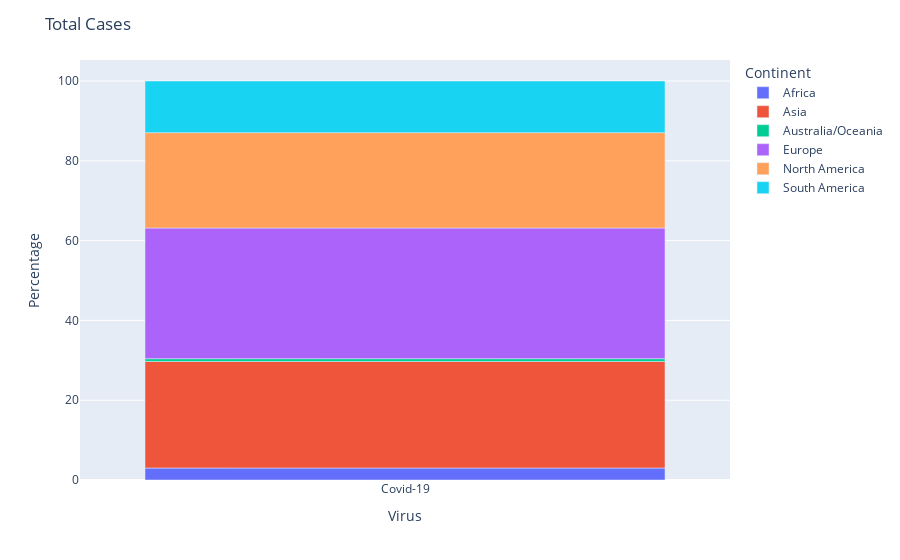
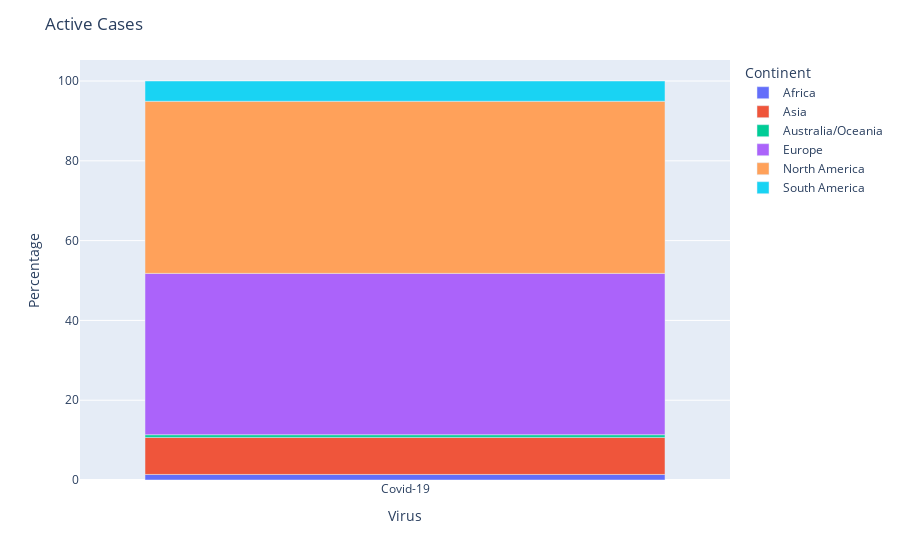
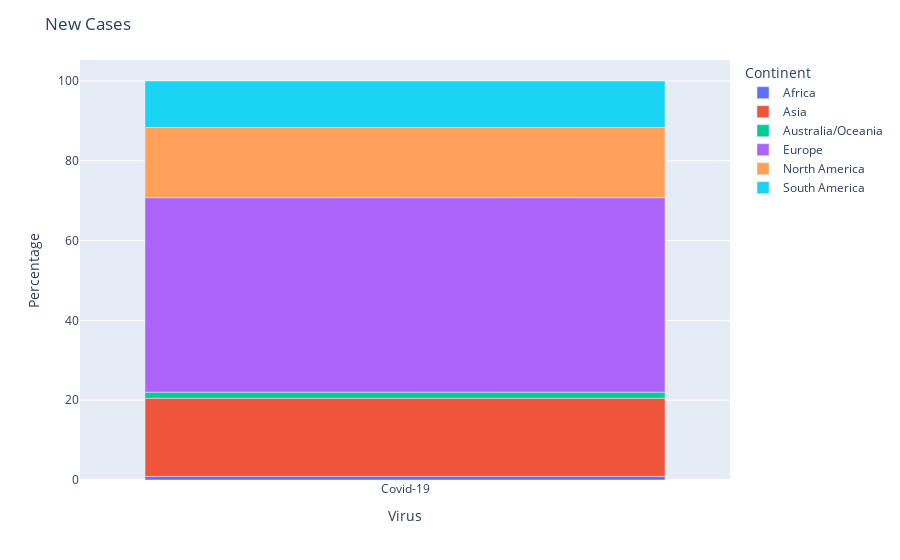
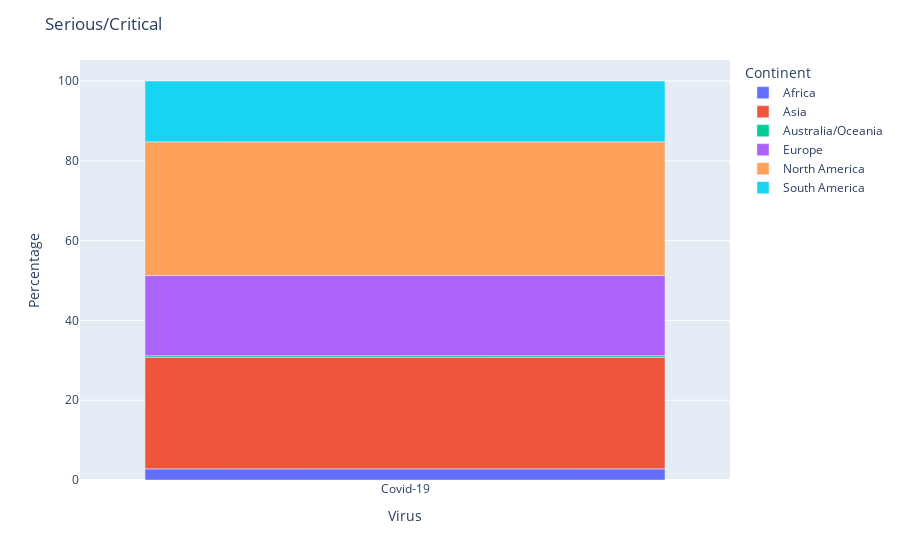

Source (notebook cell) for these figures, in order:
### Code cell
continent_visualization(cases_list)

### Figure 1 — Plotly figure (JSON) as saved in the notebook; plotly's stock layout.template omitted (floating-point values rounded to 4 significant figures)
{"data": [{"alignmentgroup": "True", "customdata": [[10882230]], "hovertemplate": "Continent=Africa<br>Virus=%{x}<br>Percentage=%{y}<br>Total Cases=%{customdata[0]}<extra></extra>", "legendgroup": "Africa", "marker": {"color": "#636efa", "pattern": {"shape": ""}}, "name": "Africa", "offsetgroup": "Africa", "orientation": "v", "showlegend": true, "textposition": "auto", "type": "bar", "x": ["Covid-19"], "xaxis": "x", "y": [3], "yaxis": "y"}, {"alignmentgroup": "True", "customdata": [[96952701]], "hovertemplate": "Continent=Asia<br>Virus=%{x}<br>Percentage=%{y}<br>Total Cases=%{customdata[0]}<extra></extra>", "legendgroup": "Asia", "marker": {"color": "#EF553B", "pattern": {"shape": ""}}, "name": "Asia", "offsetgroup": "Asia", "orientation": "v", "showlegend": true, "textposition": "auto", "type": "bar", "x": ["Covid-19"], "xaxis": "x", "y": [26.71], "yaxis": "y"}, {"alignmentgroup": "True", "customdata": [[2525898]], "hovertemplate": "Continent=Australia/Oceania<br>Virus=%{x}<br>Percentage=%{y}<br>Total Cases=%{customdata[0]}<extra></extra>", "legendgroup": "Australia/Oceania", "marker": {"color": "#00cc96", "pattern": {"shape": ""}}, "name": "Australia/Oceania", "offsetgroup": "Australia/Oceania", "orientation": "v", "showlegend": true, "textposition": "auto", "type": "bar", "x": ["Covid-19"], "xaxis": "x", "y": [0.7], "yaxis": "y"}, {"alignmentgroup": "True", "customdata": [[118852816]], "hovertemplate": "Continent=Europe<br>Virus=%{x}<br>Percentage=%{y}<br>Total Cases=%{customdata[0]}<extra></extra>", "legendgroup": "Europe", "marker": {"color": "#ab63fa", "pattern": {"shape": ""}}, "name": "Europe", "offsetgroup": "Europe", "orientation": "v", "showlegend": true, "textposition": "auto", "type": "bar", "x": ["Covid-19"], "xaxis": "x", "y": [32.75], "yaxis": "y"}, {"alignmentgroup": "True", "customdata": [[86788946]], "hovertemplate": "Continent=North America<br>Virus=%{x}<br>Percentage=%{y}<br>Total Cases=%{customdata[0]}<extra></extra>", "legendgroup": "North America", "marker": {"color": "#FFA15A", "pattern": {"shape": ""}}, "name": "North America", "offsetgroup": "North America", "orientation": "v", "showlegend": true, "textposition": "auto", "type": "bar", "x": ["Covid-19"], "xaxis": "x", "y": [23.91], "yaxis": "y"}, {"alignmentgroup": "True", "customdata": [[46948707]], "hovertemplate": "Continent=South America<br>Virus=%{x}<br>Percentage=%{y}<br>Total Cases=%{customdata[0]}<extra></extra>", "legendgroup": "South America", "marker": {"color": "#19d3f3", "pattern": {"shape": ""}}, "name": "South America", "offsetgroup": "South America", "orientation": "v", "showlegend": true, "textposition": "auto", "type": "bar", "x": ["Covid-19"], "xaxis": "x", "y": [12.94], "yaxis": "y"}], "layout": {"barmode": "relative", "legend": {"title": {"text": "Continent"}, "tracegroupgap": 0}, "margin": {"t": 60}, "title": {"text": "Total Cases"}, "xaxis": {"anchor": "y", "domain": [0, 1], "title": {"text": "Virus"}}, "yaxis": {"anchor": "x", "domain": [0, 1], "title": {"text": "Percentage"}}}}

### Figure 2 — Plotly figure (JSON) as saved in the notebook; plotly's stock layout.template omitted (floating-point values rounded to 4 significant figures)
{"data": [{"alignmentgroup": "True", "customdata": [[949913]], "hovertemplate": "Continent=Africa<br>Virus=%{x}<br>Percentage=%{y}<br>Active Cases=%{customdata[0]}<extra></extra>", "legendgroup": "Africa", "marker": {"color": "#636efa", "pattern": {"shape": ""}}, "name": "Africa", "offsetgroup": "Africa", "orientation": "v", "showlegend": true, "textposition": "auto", "type": "bar", "x": ["Covid-19"], "xaxis": "x", "y": [1.39], "yaxis": "y"}, {"alignmentgroup": "True", "customdata": [[6365228]], "hovertemplate": "Continent=Asia<br>Virus=%{x}<br>Percentage=%{y}<br>Active Cases=%{customdata[0]}<extra></extra>", "legendgroup": "Asia", "marker": {"color": "#EF553B", "pattern": {"shape": ""}}, "name": "Asia", "offsetgroup": "Asia", "orientation": "v", "showlegend": true, "textposition": "auto", "type": "bar", "x": ["Covid-19"], "xaxis": "x", "y": [9.29], "yaxis": "y"}, {"alignmentgroup": "True", "customdata": [[456326]], "hovertemplate": "Continent=Australia/Oceania<br>Virus=%{x}<br>Percentage=%{y}<br>Active Cases=%{customdata[0]}<extra></extra>", "legendgroup": "Australia/Oceania", "marker": {"color": "#00cc96", "pattern": {"shape": ""}}, "name": "Australia/Oceania", "offsetgroup": "Australia/Oceania", "orientation": "v", "showlegend": true, "textposition": "auto", "type": "bar", "x": ["Covid-19"], "xaxis": "x", "y": [0.67], "yaxis": "y"}, {"alignmentgroup": "True", "customdata": [[27706384]], "hovertemplate": "Continent=Europe<br>Virus=%{x}<br>Percentage=%{y}<br>Active Cases=%{customdata[0]}<extra></extra>", "legendgroup": "Europe", "marker": {"color": "#ab63fa", "pattern": {"shape": ""}}, "name": "Europe", "offsetgroup": "Europe", "orientation": "v", "showlegend": true, "textposition": "auto", "type": "bar", "x": ["Covid-19"], "xaxis": "x", "y": [40.44], "yaxis": "y"}, {"alignmentgroup": "True", "customdata": [[29559925]], "hovertemplate": "Continent=North America<br>Virus=%{x}<br>Percentage=%{y}<br>Active Cases=%{customdata[0]}<extra></extra>", "legendgroup": "North America", "marker": {"color": "#FFA15A", "pattern": {"shape": ""}}, "name": "North America", "offsetgroup": "North America", "orientation": "v", "showlegend": true, "textposition": "auto", "type": "bar", "x": ["Covid-19"], "xaxis": "x", "y": [43.14], "yaxis": "y"}, {"alignmentgroup": "True", "customdata": [[3479160]], "hovertemplate": "Continent=South America<br>Virus=%{x}<br>Percentage=%{y}<br>Active Cases=%{customdata[0]}<extra></extra>", "legendgroup": "South America", "marker": {"color": "#19d3f3", "pattern": {"shape": ""}}, "name": "South America", "offsetgroup": "South America", "orientation": "v", "showlegend": true, "textposition": "auto", "type": "bar", "x": ["Covid-19"], "xaxis": "x", "y": [5.08], "yaxis": "y"}], "layout": {"barmode": "relative", "legend": {"title": {"text": "Continent"}, "tracegroupgap": 0}, "margin": {"t": 60}, "title": {"text": "Active Cases"}, "xaxis": {"anchor": "y", "domain": [0, 1], "title": {"text": "Virus"}}, "yaxis": {"anchor": "x", "domain": [0, 1], "title": {"text": "Percentage"}}}}

### Figure 3 — Plotly figure (JSON) as saved in the notebook; plotly's stock layout.template omitted (floating-point values rounded to 4 significant figures)
{"data": [{"alignmentgroup": "True", "customdata": [[32714]], "hovertemplate": "Continent=Africa<br>Virus=%{x}<br>Percentage=%{y}<br>New Cases=%{customdata[0]}<extra></extra>", "legendgroup": "Africa", "marker": {"color": "#636efa", "pattern": {"shape": ""}}, "name": "Africa", "offsetgroup": "Africa", "orientation": "v", "showlegend": true, "textposition": "auto", "type": "bar", "x": ["Covid-19"], "xaxis": "x", "y": [0.9], "yaxis": "y"}, {"alignmentgroup": "True", "customdata": [[711520]], "hovertemplate": "Continent=Asia<br>Virus=%{x}<br>Percentage=%{y}<br>New Cases=%{customdata[0]}<extra></extra>", "legendgroup": "Asia", "marker": {"color": "#EF553B", "pattern": {"shape": ""}}, "name": "Asia", "offsetgroup": "Asia", "orientation": "v", "showlegend": true, "textposition": "auto", "type": "bar", "x": ["Covid-19"], "xaxis": "x", "y": [19.59], "yaxis": "y"}, {"alignmentgroup": "True", "customdata": [[55277]], "hovertemplate": "Continent=Australia/Oceania<br>Virus=%{x}<br>Percentage=%{y}<br>New Cases=%{customdata[0]}<extra></extra>", "legendgroup": "Australia/Oceania", "marker": {"color": "#00cc96", "pattern": {"shape": ""}}, "name": "Australia/Oceania", "offsetgroup": "Australia/Oceania", "orientation": "v", "showlegend": true, "textposition": "auto", "type": "bar", "x": ["Covid-19"], "xaxis": "x", "y": [1.52], "yaxis": "y"}, {"alignmentgroup": "True", "customdata": [[1770009]], "hovertemplate": "Continent=Europe<br>Virus=%{x}<br>Percentage=%{y}<br>New Cases=%{customdata[0]}<extra></extra>", "legendgroup": "Europe", "marker": {"color": "#ab63fa", "pattern": {"shape": ""}}, "name": "Europe", "offsetgroup": "Europe", "orientation": "v", "showlegend": true, "textposition": "auto", "type": "bar", "x": ["Covid-19"], "xaxis": "x", "y": [48.74], "yaxis": "y"}, {"alignmentgroup": "True", "customdata": [[638893]], "hovertemplate": "Continent=North America<br>Virus=%{x}<br>Percentage=%{y}<br>New Cases=%{customdata[0]}<extra></extra>", "legendgroup": "North America", "marker": {"color": "#FFA15A", "pattern": {"shape": ""}}, "name": "North America", "offsetgroup": "North America", "orientation": "v", "showlegend": true, "textposition": "auto", "type": "bar", "x": ["Covid-19"], "xaxis": "x", "y": [17.59], "yaxis": "y"}, {"alignmentgroup": "True", "customdata": [[423101]], "hovertemplate": "Continent=South America<br>Virus=%{x}<br>Percentage=%{y}<br>New Cases=%{customdata[0]}<extra></extra>", "legendgroup": "South America", "marker": {"color": "#19d3f3", "pattern": {"shape": ""}}, "name": "South America", "offsetgroup": "South America", "orientation": "v", "showlegend": true, "textposition": "auto", "type": "bar", "x": ["Covid-19"], "xaxis": "x", "y": [11.65], "yaxis": "y"}], "layout": {"barmode": "relative", "legend": {"title": {"text": "Continent"}, "tracegroupgap": 0}, "margin": {"t": 60}, "title": {"text": "New Cases"}, "xaxis": {"anchor": "y", "domain": [0, 1], "title": {"text": "Virus"}}, "yaxis": {"anchor": "x", "domain": [0, 1], "title": {"text": "Percentage"}}}}

### Figure 4 — Plotly figure (JSON) as saved in the notebook; plotly's stock layout.template omitted (floating-point values rounded to 4 significant figures)
{"data": [{"alignmentgroup": "True", "customdata": [[2680]], "hovertemplate": "Continent=Africa<br>Virus=%{x}<br>Percentage=%{y}<br>Serious/Critical=%{customdata[0]}<extra></extra>", "legendgroup": "Africa", "marker": {"color": "#636efa", "pattern": {"shape": ""}}, "name": "Africa", "offsetgroup": "Africa", "orientation": "v", "showlegend": true, "textposition": "auto", "type": "bar", "x": ["Covid-19"], "xaxis": "x", "y": [2.79], "yaxis": "y"}, {"alignmentgroup": "True", "customdata": [[26788]], "hovertemplate": "Continent=Asia<br>Virus=%{x}<br>Percentage=%{y}<br>Serious/Critical=%{customdata[0]}<extra></extra>", "legendgroup": "Asia", "marker": {"color": "#EF553B", "pattern": {"shape": ""}}, "name": "Asia", "offsetgroup": "Asia", "orientation": "v", "showlegend": true, "textposition": "auto", "type": "bar", "x": ["Covid-19"], "xaxis": "x", "y": [27.94], "yaxis": "y"}, {"alignmentgroup": "True", "customdata": [[408]], "hovertemplate": "Continent=Australia/Oceania<br>Virus=%{x}<br>Percentage=%{y}<br>Serious/Critical=%{customdata[0]}<extra></extra>", "legendgroup": "Australia/Oceania", "marker": {"color": "#00cc96", "pattern": {"shape": ""}}, "name": "Australia/Oceania", "offsetgroup": "Australia/Oceania", "orientation": "v", "showlegend": true, "textposition": "auto", "type": "bar", "x": ["Covid-19"], "xaxis": "x", "y": [0.43], "yaxis": "y"}, {"alignmentgroup": "True", "customdata": [[19254]], "hovertemplate": "Continent=Europe<br>Virus=%{x}<br>Percentage=%{y}<br>Serious/Critical=%{customdata[0]}<extra></extra>", "legendgroup": "Europe", "marker": {"color": "#ab63fa", "pattern": {"shape": ""}}, "name": "Europe", "offsetgroup": "Europe", "orientation": "v", "showlegend": true, "textposition": "auto", "type": "bar", "x": ["Covid-19"], "xaxis": "x", "y": [20.08], "yaxis": "y"}, {"alignmentgroup": "True", "customdata": [[32139]], "hovertemplate": "Continent=North America<br>Virus=%{x}<br>Percentage=%{y}<br>Serious/Critical=%{customdata[0]}<extra></extra>", "legendgroup": "North America", "marker": {"color": "#FFA15A", "pattern": {"shape": ""}}, "name": "North America", "offsetgroup": "North America", "orientation": "v", "showlegend": true, "textposition": "auto", "type": "bar", "x": ["Covid-19"], "xaxis": "x", "y": [33.52], "yaxis": "y"}, {"alignmentgroup": "True", "customdata": [[14619]], "hovertemplate": "Continent=South America<br>Virus=%{x}<br>Percentage=%{y}<br>Serious/Critical=%{customdata[0]}<extra></extra>", "legendgroup": "South America", "marker": {"color": "#19d3f3", "pattern": {"shape": ""}}, "name": "South America", "offsetgroup": "South America", "orientation": "v", "showlegend": true, "textposition": "auto", "type": "bar", "x": ["Covid-19"], "xaxis": "x", "y": [15.25], "yaxis": "y"}], "layout": {"barmode": "relative", "legend": {"title": {"text": "Continent"}, "tracegroupgap": 0}, "margin": {"t": 60}, "title": {"text": "Serious/Critical"}, "xaxis": {"anchor": "y", "domain": [0, 1], "title": {"text": "Virus"}}, "yaxis": {"anchor": "x", "domain": [0, 1], "title": {"text": "Percentage"}}}}
